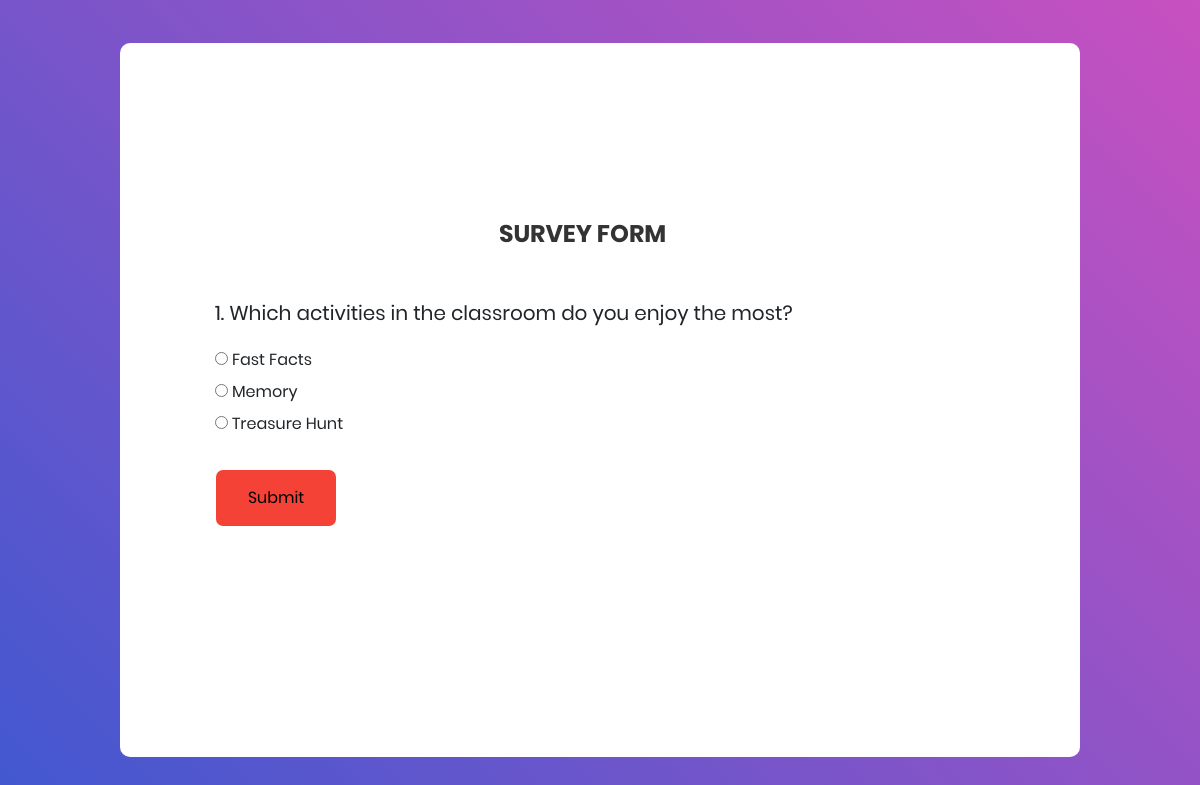
/survey.php?qid=1, run on the app's committed database.
### tables this page shows
CREATE TABLE `question` (
  `id` int(11) NOT NULL,
  `question` varchar(200) NOT NULL,
  `optionA` varchar(100) NOT NULL,
  `optionB` varchar(100) NOT NULL,
  `optionC` varchar(100) NOT NULL,
  `voteA` int(11) NOT NULL DEFAULT 0,
  `voteB` int(11) DEFAULT 0,
  `voteC` int(11) DEFAULT 0
);

### survey.php (the view, shortened to what this page needs)
<?php
include ('config.php');
?>
<!DOCTYPE html>
<html lang="en">
<head>
	<link rel="stylesheet" type="text/css" href="vendor/bootstrap/css/bootstrap.min.css">
	<link rel="stylesheet" type="text/css" href="fonts/font-awesome-4.7.0/css/font-awesome.min.css">
	<link rel="stylesheet" type="text/css" href="vendor/animate/animate.css">
	<link rel="stylesheet" type="text/css" href="vendor/css-hamburgers/hamburgers.min.css">
	<link rel="stylesheet" type="text/css" href="vendor/select2/select2.min.css">
	<link rel="stylesheet" type="text/css" href="css/util.css">
	<link rel="stylesheet" type="text/css" href="css/main.css">
</head>
<body>
	<div class="limiter">
		<div class="container-login100">
			<div class="wrap-login100">
            <span class="login100-form-title">
						SURVEY FORM
					</span>
            <?php
			$id=$_GET['qid'];
            $sql="SELECT *FROM question WHERE id='$id'";
            $result=mysqli_query($con,$sql);
            while($row=mysqli_fetch_assoc($result))
            {
                 ?>
            <form action="" method="POST">
					<span >
						<h5><?php echo $id.". " . $row['question'];  ?></h6>
                    </span>
                <br>
                  <input type="radio" id="A" name="gender" value="A">
                 <label for="A"><?php echo $row['optionA']; ?></label><br>
                 <input type="radio" id="B" name="gender" value="B">
                 <label for="B"><?php echo $row['optionB']; ?></label><br>
                 <input type="radio" id="C" name="gender" value="C">
                 <label for="C"><?php echo $row['optionC']; ?></label>
                <br>  <br>
				<div >
				<input type="submit" class="button button3" value="Submit" name="submit">
			  </div>  <br> <br>
			  <?php
            }
                ?>
					<div class="text-center p-t-12">
					</div>
					<div class="text-center p-t-136">
					</div>
				</form>
			</div>
		</div>
	</div>
</body>
</html>

### css/main.css (style rules this page uses)
* { margin: 0px; padding: 0px; box-sizing: border-box; }
body, html { height: 100%; font-family: Poppins-Regular, sans-serif; }
h1,h2,h3,h4,h5,h6 { margin: 0px; }
input { outline: none; border: none; }
.limiter { width: 100%; margin: 0 auto; }
.container-login100 { width: 100%; min-height: 100vh; display: -webkit-box; display: -webkit-flex; display: -moz-box; display: -ms-flexbox; display: flex; flex-wrap: wrap; justify-content: center; align-items: center; padding: 15px; background: #9053c7; background: -webkit-linear-gradient(-135deg, #c850c0, #4158d0); background: -o-linear-gradient(-135deg, #c850c0, #4158d0); background: -moz-linear-gradient(-135deg, #c850c0, #4158d0); background: linear-gradient(-135deg, #c850c0, #4158d0); }
.wrap-login100 { width: 960px; background: #fff; border-radius: 10px; overflow: hidden; display: -webkit-box; display: -webkit-flex; display: -moz-box; display: -ms-flexbox; display: flex; flex-wrap: wrap; justify-content: space-between; padding: 177px 130px 33px 95px; }
.login100-form-title { font-family: Poppins-Bold; font-size: 24px; color: #333333; line-height: 1.2; text-align: center; width: 100%; display: block; padding-bottom: 54px; }

### survey.php (style rules this page uses)
.button { background-color: #f44336; border-radius:7px; color: black; padding: 16px 32px; text-align: center; text-decoration: none; display: inline-block; font-size: 16px; margin: 2px 1px; transition-duration: 0.4s; cursor: pointer; }

### data on the page
question: question "Which activities in the classroom do you enjoy the most?", optionA "Fast Facts", optionB "Memory", optionC "Treasure Hunt"
